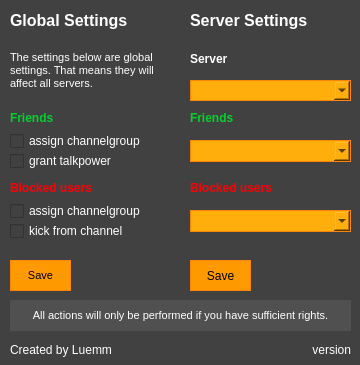
<?xml version="1.0" encoding="UTF-8"?>
<ui version="4.0">
 <class>Dialog</class>
 <widget class="QWidget" name="Dialog">
  <property name="geometry">
   <rect>
    <x>0</x>
    <y>0</y>
    <width>360</width>
    <height>365</height>
   </rect>
  </property>
  <property name="sizePolicy">
   <sizepolicy hsizetype="Fixed" vsizetype="Fixed">
    <horstretch>0</horstretch>
    <verstretch>0</verstretch>
   </sizepolicy>
  </property>
  <property name="minimumSize">
   <size>
    <width>360</width>
    <height>365</height>
   </size>
  </property>
  <property name="maximumSize">
   <size>
    <width>360</width>
    <height>365</height>
   </size>
  </property>
  <property name="windowTitle">
   <string>Dialog</string>
  </property>
  <property name="styleSheet">
   <string notr="true">background-color: rgb(65, 65, 65);

color: #ffffff;</string>
  </property>
  <widget class="QLabel" name="label_10">
   <property name="geometry">
    <rect>
     <x>10</x>
     <y>10</y>
     <width>181</width>
     <height>21</height>
    </rect>
   </property>
   <property name="sizePolicy">
    <sizepolicy hsizetype="Fixed" vsizetype="Fixed">
     <horstretch>0</horstretch>
     <verstretch>0</verstretch>
    </sizepolicy>
   </property>
   <property name="font">
    <font>
     <pointsize>12</pointsize>
     <weight>75</weight>
     <bold>true</bold>
    </font>
   </property>
   <property name="text">
    <string>Global Settings</string>
   </property>
  </widget>
  <widget class="QLabel" name="label_11">
   <property name="geometry">
    <rect>
     <x>190</x>
     <y>10</y>
     <width>161</width>
     <height>21</height>
    </rect>
   </property>
   <property name="sizePolicy">
    <sizepolicy hsizetype="Fixed" vsizetype="Fixed">
     <horstretch>0</horstretch>
     <verstretch>0</verstretch>
    </sizepolicy>
   </property>
   <property name="font">
    <font>
     <pointsize>12</pointsize>
     <weight>75</weight>
     <bold>true</bold>
    </font>
   </property>
   <property name="text">
    <string>Server Settings</string>
   </property>
  </widget>
  <widget class="QLabel" name="label_12">
   <property name="geometry">
    <rect>
     <x>10</x>
     <y>300</y>
     <width>341</width>
     <height>31</height>
    </rect>
   </property>
   <property name="sizePolicy">
    <sizepolicy hsizetype="Fixed" vsizetype="Fixed">
     <horstretch>0</horstretch>
     <verstretch>0</verstretch>
    </sizepolicy>
   </property>
   <property name="font">
    <font>
     <weight>50</weight>
     <italic>true</italic>
     <bold>false</bold>
    </font>
   </property>
   <property name="styleSheet">
    <string notr="true">background-color: rgb(81, 80, 80);

</string>
   </property>
   <property name="frameShape">
    <enum>QFrame::NoFrame</enum>
   </property>
   <property name="frameShadow">
    <enum>QFrame::Plain</enum>
   </property>
   <property name="text">
    <string>&lt;!DOCTYPE HTML PUBLIC &quot;-//W3C//DTD HTML 4.0//EN&quot; &quot;http://www.w3.org/TR/REC-html40/strict.dtd&quot;&gt;
&lt;html&gt;&lt;head&gt;&lt;meta name=&quot;qrichtext&quot; content=&quot;1&quot; /&gt;&lt;style type=&quot;text/css&quot;&gt;
p, li { white-space: pre-wrap; }
&lt;/style&gt;&lt;/head&gt;&lt;body style=&quot; font-family:'MS Shell Dlg 2'; font-size:8pt; font-weight:400; font-style:italic;&quot;&gt;
&lt;p style=&quot; margin-top:12px; margin-bottom:12px; margin-left:0px; margin-right:0px; -qt-block-indent:0; text-indent:0px;&quot;&gt;&lt;span style=&quot; font-style:normal;&quot;&gt;All actions will only be performed if you have sufficient rights.&lt;/span&gt;&lt;/p&gt;&lt;/body&gt;&lt;/html&gt;</string>
   </property>
   <property name="alignment">
    <set>Qt::AlignCenter</set>
   </property>
   <property name="wordWrap">
    <bool>true</bool>
   </property>
  </widget>
  <widget class="QLabel" name="ui_label_version">
   <property name="geometry">
    <rect>
     <x>280</x>
     <y>340</y>
     <width>71</width>
     <height>20</height>
    </rect>
   </property>
   <property name="sizePolicy">
    <sizepolicy hsizetype="Fixed" vsizetype="Fixed">
     <horstretch>0</horstretch>
     <verstretch>0</verstretch>
    </sizepolicy>
   </property>
   <property name="text">
    <string>&lt;html&gt;&lt;head/&gt;&lt;body&gt;&lt;p&gt;version&lt;/p&gt;&lt;/body&gt;&lt;/html&gt;</string>
   </property>
   <property name="alignment">
    <set>Qt::AlignRight|Qt::AlignTrailing|Qt::AlignVCenter</set>
   </property>
  </widget>
  <widget class="QLabel" name="label_5">
   <property name="geometry">
    <rect>
     <x>10</x>
     <y>340</y>
     <width>101</width>
     <height>20</height>
    </rect>
   </property>
   <property name="sizePolicy">
    <sizepolicy hsizetype="Fixed" vsizetype="Fixed">
     <horstretch>0</horstretch>
     <verstretch>0</verstretch>
    </sizepolicy>
   </property>
   <property name="text">
    <string>Created by Luemmel</string>
   </property>
   <property name="alignment">
    <set>Qt::AlignLeading|Qt::AlignLeft|Qt::AlignVCenter</set>
   </property>
  </widget>
  <widget class="QLabel" name="label_13">
   <property name="geometry">
    <rect>
     <x>10</x>
     <y>40</y>
     <width>161</width>
     <height>61</height>
    </rect>
   </property>
   <property name="sizePolicy">
    <sizepolicy hsizetype="Fixed" vsizetype="Fixed">
     <horstretch>0</horstretch>
     <verstretch>0</verstretch>
    </sizepolicy>
   </property>
   <property name="font">
    <font>
     <weight>50</weight>
     <italic>true</italic>
     <bold>false</bold>
    </font>
   </property>
   <property name="styleSheet">
    <string notr="true"/>
   </property>
   <property name="frameShape">
    <enum>QFrame::NoFrame</enum>
   </property>
   <property name="frameShadow">
    <enum>QFrame::Plain</enum>
   </property>
   <property name="text">
    <string>&lt;!DOCTYPE HTML PUBLIC &quot;-//W3C//DTD HTML 4.0//EN&quot; &quot;http://www.w3.org/TR/REC-html40/strict.dtd&quot;&gt;
&lt;html&gt;&lt;head&gt;&lt;meta name=&quot;qrichtext&quot; content=&quot;1&quot; /&gt;&lt;style type=&quot;text/css&quot;&gt;
p, li { white-space: pre-wrap; }
&lt;/style&gt;&lt;/head&gt;&lt;body style=&quot; font-family:'MS Shell Dlg 2'; font-size:8pt; font-weight:400; font-style:italic;&quot;&gt;
&lt;p style=&quot; margin-top:12px; margin-bottom:12px; margin-left:0px; margin-right:0px; -qt-block-indent:0; text-indent:0px;&quot;&gt;&lt;span style=&quot; font-style:normal;&quot;&gt;The settings below are global settings. That means they will affect all servers.&lt;/span&gt;&lt;/p&gt;&lt;/body&gt;&lt;/html&gt;</string>
   </property>
   <property name="alignment">
    <set>Qt::AlignLeading|Qt::AlignLeft|Qt::AlignVCenter</set>
   </property>
   <property name="wordWrap">
    <bool>true</bool>
   </property>
  </widget>
  <widget class="QLabel" name="label">
   <property name="geometry">
    <rect>
     <x>10</x>
     <y>110</y>
     <width>131</width>
     <height>17</height>
    </rect>
   </property>
   <property name="sizePolicy">
    <sizepolicy hsizetype="Fixed" vsizetype="Fixed">
     <horstretch>0</horstretch>
     <verstretch>0</verstretch>
    </sizepolicy>
   </property>
   <property name="font">
    <font>
     <weight>75</weight>
     <bold>true</bold>
    </font>
   </property>
   <property name="text">
    <string>&lt;html&gt;&lt;head/&gt;&lt;body&gt;&lt;p&gt;&lt;span style=&quot; color:#04d02d;&quot;&gt;Friends&lt;/span&gt;&lt;/p&gt;&lt;/body&gt;&lt;/html&gt;</string>
   </property>
  </widget>
  <widget class="QCheckBox" name="ui_cb_f_channelgroup">
   <property name="geometry">
    <rect>
     <x>10</x>
     <y>130</y>
     <width>131</width>
     <height>22</height>
    </rect>
   </property>
   <property name="sizePolicy">
    <sizepolicy hsizetype="Fixed" vsizetype="Fixed">
     <horstretch>0</horstretch>
     <verstretch>0</verstretch>
    </sizepolicy>
   </property>
   <property name="toolTip">
    <string/>
   </property>
   <property name="whatsThis">
    <string/>
   </property>
   <property name="text">
    <string>assign channelgroup</string>
   </property>
  </widget>
  <widget class="QCheckBox" name="ui_cb_f_talkpower">
   <property name="geometry">
    <rect>
     <x>10</x>
     <y>150</y>
     <width>131</width>
     <height>22</height>
    </rect>
   </property>
   <property name="sizePolicy">
    <sizepolicy hsizetype="Fixed" vsizetype="Fixed">
     <horstretch>0</horstretch>
     <verstretch>0</verstretch>
    </sizepolicy>
   </property>
   <property name="text">
    <string>grant talkpower</string>
   </property>
  </widget>
  <widget class="QLabel" name="label_2">
   <property name="geometry">
    <rect>
     <x>10</x>
     <y>180</y>
     <width>131</width>
     <height>17</height>
    </rect>
   </property>
   <property name="sizePolicy">
    <sizepolicy hsizetype="Fixed" vsizetype="Fixed">
     <horstretch>0</horstretch>
     <verstretch>0</verstretch>
    </sizepolicy>
   </property>
   <property name="font">
    <font>
     <weight>75</weight>
     <bold>true</bold>
    </font>
   </property>
   <property name="text">
    <string>&lt;html&gt;&lt;head/&gt;&lt;body&gt;&lt;p&gt;&lt;span style=&quot; color:#ff0004;&quot;&gt;Blocked users&lt;/span&gt;&lt;/p&gt;&lt;/body&gt;&lt;/html&gt;</string>
   </property>
  </widget>
  <widget class="QCheckBox" name="ui_cb_b_channelgroup">
   <property name="geometry">
    <rect>
     <x>10</x>
     <y>200</y>
     <width>131</width>
     <height>22</height>
    </rect>
   </property>
   <property name="sizePolicy">
    <sizepolicy hsizetype="Fixed" vsizetype="Fixed">
     <horstretch>0</horstretch>
     <verstretch>0</verstretch>
    </sizepolicy>
   </property>
   <property name="text">
    <string>assign channelgroup</string>
   </property>
  </widget>
  <widget class="QCheckBox" name="ui_cb_b_kick">
   <property name="geometry">
    <rect>
     <x>10</x>
     <y>220</y>
     <width>131</width>
     <height>22</height>
    </rect>
   </property>
   <property name="sizePolicy">
    <sizepolicy hsizetype="Fixed" vsizetype="Fixed">
     <horstretch>0</horstretch>
     <verstretch>0</verstretch>
    </sizepolicy>
   </property>
   <property name="text">
    <string>kick from channel</string>
   </property>
  </widget>
  <widget class="QPushButton" name="ui_btn_global">
   <property name="enabled">
    <bool>true</bool>
   </property>
   <property name="geometry">
    <rect>
     <x>10</x>
     <y>260</y>
     <width>61</width>
     <height>31</height>
    </rect>
   </property>
   <property name="sizePolicy">
    <sizepolicy hsizetype="Fixed" vsizetype="Fixed">
     <horstretch>0</horstretch>
     <verstretch>0</verstretch>
    </sizepolicy>
   </property>
   <property name="font">
    <font>
     <pointsize>8</pointsize>
     <weight>50</weight>
     <bold>false</bold>
    </font>
   </property>
   <property name="cursor">
    <cursorShape>PointingHandCursor</cursorShape>
   </property>
   <property name="styleSheet">
    <string notr="true">background-color: rgb(255, 153, 0);
color: black;
border: 1px solid rgb(255, 133, 10);

</string>
   </property>
   <property name="text">
    <string>Save</string>
   </property>
  </widget>
  <widget class="QLabel" name="label_3">
   <property name="geometry">
    <rect>
     <x>190</x>
     <y>50</y>
     <width>67</width>
     <height>17</height>
    </rect>
   </property>
   <property name="sizePolicy">
    <sizepolicy hsizetype="Fixed" vsizetype="Fixed">
     <horstretch>0</horstretch>
     <verstretch>0</verstretch>
    </sizepolicy>
   </property>
   <property name="font">
    <font>
     <weight>75</weight>
     <bold>true</bold>
    </font>
   </property>
   <property name="text">
    <string>Server</string>
   </property>
  </widget>
  <widget class="QComboBox" name="ui_combo_server">
   <property name="geometry">
    <rect>
     <x>190</x>
     <y>80</y>
     <width>161</width>
     <height>21</height>
    </rect>
   </property>
   <property name="sizePolicy">
    <sizepolicy hsizetype="Fixed" vsizetype="Fixed">
     <horstretch>0</horstretch>
     <verstretch>0</verstretch>
    </sizepolicy>
   </property>
   <property name="minimumSize">
    <size>
     <width>8</width>
     <height>8</height>
    </size>
   </property>
   <property name="styleSheet">
    <string notr="true">color: #000000;
background-color: rgb(255, 174, 11);
color: black;
border: 1px solid rgb(255, 133, 10);

selection-color: black;
selection-background-color: rgb(255, 153, 0);

</string>
   </property>
   <property name="frame">
    <bool>true</bool>
   </property>
  </widget>
  <widget class="QLabel" name="label_6">
   <property name="geometry">
    <rect>
     <x>190</x>
     <y>110</y>
     <width>161</width>
     <height>17</height>
    </rect>
   </property>
   <property name="sizePolicy">
    <sizepolicy hsizetype="Fixed" vsizetype="Fixed">
     <horstretch>0</horstretch>
     <verstretch>0</verstretch>
    </sizepolicy>
   </property>
   <property name="font">
    <font>
     <weight>75</weight>
     <bold>true</bold>
    </font>
   </property>
   <property name="text">
    <string>&lt;html&gt;&lt;head/&gt;&lt;body&gt;&lt;p&gt;&lt;span style=&quot; color:#04d02d;&quot;&gt;Friends&lt;/span&gt;&lt;/p&gt;&lt;/body&gt;&lt;/html&gt;</string>
   </property>
  </widget>
  <widget class="QComboBox" name="ui_combo_f_channelgroup">
   <property name="geometry">
    <rect>
     <x>190</x>
     <y>140</y>
     <width>161</width>
     <height>22</height>
    </rect>
   </property>
   <property name="sizePolicy">
    <sizepolicy hsizetype="Fixed" vsizetype="Fixed">
     <horstretch>0</horstretch>
     <verstretch>0</verstretch>
    </sizepolicy>
   </property>
   <property name="styleSheet">
    <string notr="true">color: #000000;
background-color: rgb(255, 174, 11);
color: black;
border: 1px solid rgb(255, 133, 10);

selection-color: black;
selection-background-color: rgb(255, 153, 0);

</string>
   </property>
   <property name="editable">
    <bool>false</bool>
   </property>
   <property name="currentText">
    <string/>
   </property>
  </widget>
  <widget class="QLabel" name="label_7">
   <property name="geometry">
    <rect>
     <x>190</x>
     <y>180</y>
     <width>161</width>
     <height>17</height>
    </rect>
   </property>
   <property name="sizePolicy">
    <sizepolicy hsizetype="Fixed" vsizetype="Fixed">
     <horstretch>0</horstretch>
     <verstretch>0</verstretch>
    </sizepolicy>
   </property>
   <property name="font">
    <font>
     <weight>75</weight>
     <bold>true</bold>
    </font>
   </property>
   <property name="text">
    <string>&lt;html&gt;&lt;head/&gt;&lt;body&gt;&lt;p&gt;&lt;span style=&quot; color:#ff0004;&quot;&gt;Blocked users&lt;/span&gt;&lt;/p&gt;&lt;/body&gt;&lt;/html&gt;</string>
   </property>
  </widget>
  <widget class="QComboBox" name="ui_combo_b_channelgroup">
   <property name="geometry">
    <rect>
     <x>190</x>
     <y>210</y>
     <width>161</width>
     <height>22</height>
    </rect>
   </property>
   <property name="sizePolicy">
    <sizepolicy hsizetype="Fixed" vsizetype="Fixed">
     <horstretch>0</horstretch>
     <verstretch>0</verstretch>
    </sizepolicy>
   </property>
   <property name="styleSheet">
    <string notr="true">color: #000000;
background-color: rgb(255, 174, 11);
color: black;
border: 1px solid rgb(255, 133, 10);

selection-color: black;
selection-background-color: rgb(255, 153, 0);</string>
   </property>
  </widget>
  <widget class="QPushButton" name="ui_btn_server">
   <property name="geometry">
    <rect>
     <x>190</x>
     <y>260</y>
     <width>61</width>
     <height>31</height>
    </rect>
   </property>
   <property name="sizePolicy">
    <sizepolicy hsizetype="Fixed" vsizetype="Fixed">
     <horstretch>0</horstretch>
     <verstretch>0</verstretch>
    </sizepolicy>
   </property>
   <property name="cursor">
    <cursorShape>PointingHandCursor</cursorShape>
   </property>
   <property name="styleSheet">
    <string notr="true">background-color: rgb(255, 153, 0);
color: black;
border: 1px solid rgb(255, 133, 10);
</string>
   </property>
   <property name="text">
    <string>Save</string>
   </property>
  </widget>
 </widget>
 <resources/>
 <connections/>
</ui>
